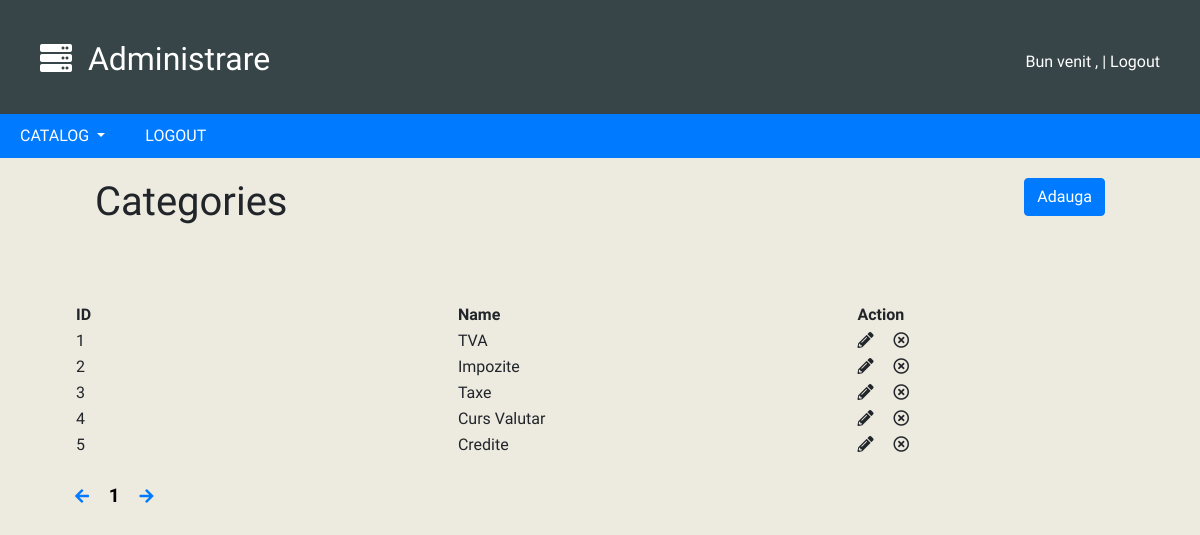
Page /admin/category.php on the earlier database version.
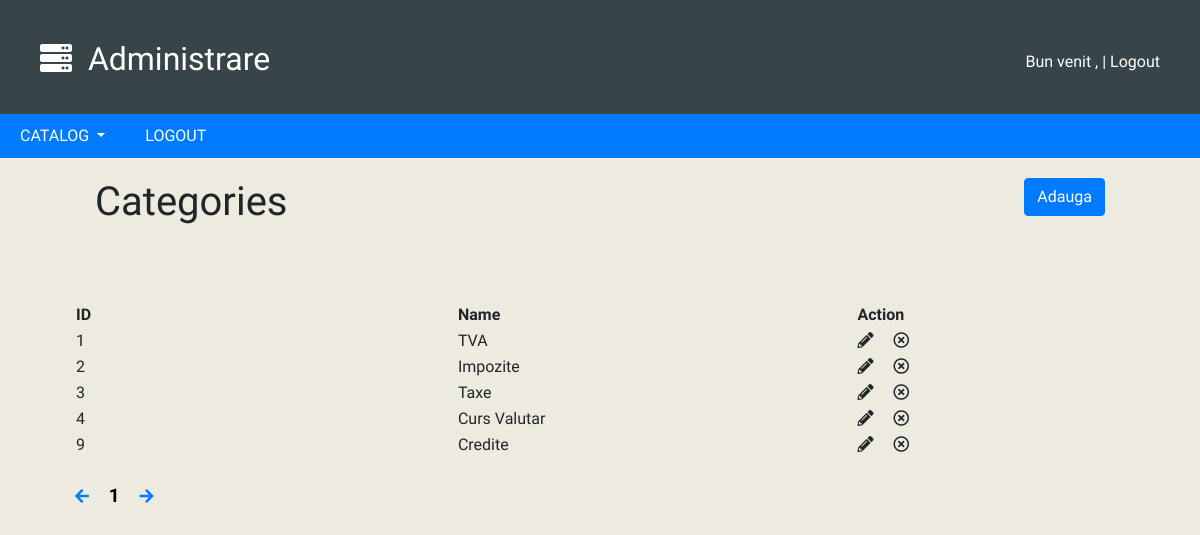
Same page on the later database version.
### tables this page shows
CREATE TABLE `categories` (
  `id` int(6) NOT NULL,
  `name` text NOT NULL
);

### admin/category.php (the view, shortened to what this page needs)
<?
include 'config.php';
include 'header.php';
$page = $_GET['page'];
$end = 10;
$start = ($page * $end) - $end;
?>
<body>
  <div class="container-fluid">
    <div class="row">
      <div class="col-md-6">
        <h1>Categories</h1>
      </div>
      <div class="col-md-6 pull">
        <a href="category.php?page=<?= $_GET['page']; ?>&action=add" class="btn btn-primary">Adauga</a>
      </div>
    </div>
    <br><br>
    <table>
      <tr>
        <th width=600><b>ID</b></th>
        <th width=600><b>Name</b></th>
        <th width=400><b>Action</b></th>
      </tr>
      <?
        $result = mysqli_query($conn,"SELECT * FROM categories LIMIT $start,$end");
         while($row = mysqli_fetch_array($result)):
       ?>
       <tr>
         <td><? echo $row['id']; ?></td>
         <td><? echo $row['name']; ?></td>
         <td>
           <i class="fas fa-pencil-alt" onclick="window.location='category.php?page=<? echo $_GET['page']; ?>&edit_id=<? echo $row['id']; ?>&action=edit'"></i>
           <i class="far fa-times-circle" onclick="if(confirm('Are you sure?'))window.location='category.php?page=<? echo $_GET['page']; ?>&edit_id=<? echo $row['id']; ?>&action=remove'"></i>
         </td>
       </tr>
     <? endwhile;?>
    </table>
    <br>
    <a href="category.php?page=<?= ($_GET['page'] - 1 == 0) ? $_SESSION['category_total'] : $_GET['page'] - 1;?>">
      <i class="fas fa-arrow-left arrow-page"></i>
    </a>
    <? for($i = 1;$i<=$_SESSION['cateory_total'] ; $i++): ?>
      <a href="products.php?page=<? echo $i; ?>" class="<? if($_GET['page'] == $i) echo 'selected'; ?>"><? echo $i; ?></a>
    <? endfor; ?>
    <a href="category.php?page=<?=  ($_GET['page'] + 1 == $_SESSION['category_total']+1) ? 1 : $_GET['page'] + 1; ?>">
      <i class="fas fa-arrow-right arrow-page"></i>
    </a>
  </div>
</body>

Differences in the rows shown:
removed categories: id "5", name "Credite"
added categories: id "9", name "Credite"
